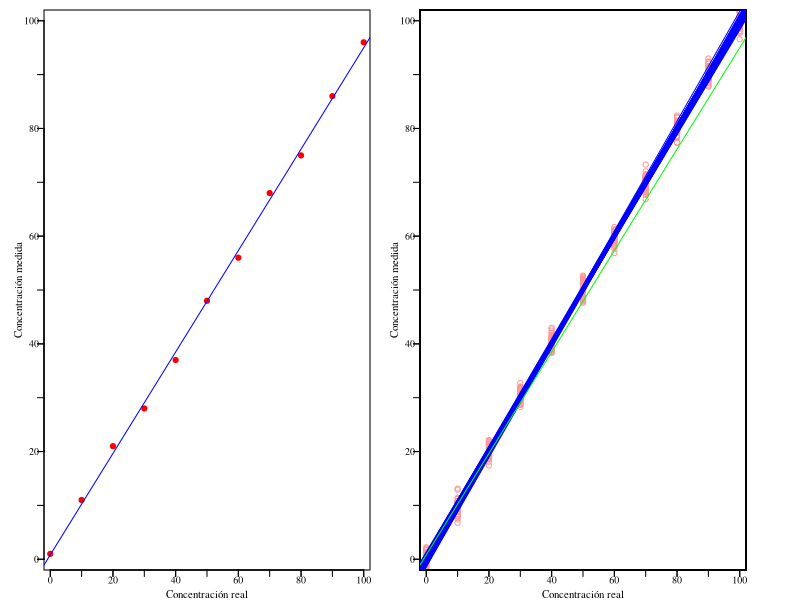

Here is the R script that generated this plot:
png(file="220_pendiente1.png",width=1300, height=550, res = 300)
t = 0.85


par(mfrow=c(1,2), mar=c(1.5, 2.2, 0.5, 1.5), xaxs="i", yaxs="i", family = "serif") # mar=c(2, 2.5, 0.5, 0.5)

concen = read.csv2("pendiente1.csv")

x = as.numeric(concen$True)
y = as.numeric(concen$Measured)

plot(x, y, xlim = c(-2, 102), ylim = c(-2, 102),  col = "red", pch = 19, cex = t-0.15, las=1, xlab="", ylab="", xaxt = "n", yaxt = "n")

axis(side=1, at=seq(0, 100, 20), padj=-3.2, tck=-0.02, cex.axis=t-0.25)
axis(side=1, at=seq(0, 100, 10), padj=-3.2, tck=-0.02, cex.axis=t-0.25, labels = FALSE)
axis(side=2, at=0, hadj=-2, tck=-0.02, cex.axis=t-0.25, las=1)
axis(side=2, at=seq(20, 80, 20), hadj=-0.5, tck=-0.02, cex.axis=t-0.25, las=1)
axis(side=2, at=100, hadj=-0, tck=-0.02, cex.axis=t-0.25, las=1)
axis(side=2, at=seq(0, 100, 10), hadj=-0.5, tck=-0.02, cex.axis=t-0.25, las=1, labels = FALSE)

mtext("Concentración medida", side=2, line=0.9, cex=t-0.2)
mtext("Concentración real", side=1, line=0.6, cex=t-0.2)
abline(lm(y ~ x), col = "blue")
#segments(0, 0, 100, 100, col = "black", lwd = 1.5)

###########################
par(new = FALSE, mar=c(1.5, 1, 0.5, 2.7))
x1 = seq(0, 100, 10)
y1 = matrix(NA, nrow = 11, ncol = 50)
for (i in 1:50) {
  y1[,i] = x1 + rnorm(11, 0, 1.139)
  plot(x1, y1[,i], xlim = c(-2, 102), ylim = c(-2, 102),  col = "#FF9999", cex = t-0.15, las=1, xlab="", ylab="", xaxt = "n", yaxt = "n")
  
  par(new = TRUE)
  if (i == 50) {
    for (j in 1:50) {
      abline(lm(y1[,j] ~ x1), col = "blue")
    }
    axis(side=1, at=seq(0, 100, 20), padj=-3.2, tck=-0.02, cex.axis=t-0.25)
    axis(side=1, at=seq(0, 100, 10), padj=-3.2, tck=-0.02, cex.axis=t-0.25, labels = FALSE)
    axis(side=2, at=0, hadj=-2, tck=-0.02, cex.axis=t-0.25, las=1)
    axis(side=2, at=seq(20, 80, 20), hadj=-0.5, tck=-0.02, cex.axis=t-0.25, las=1)
    axis(side=2, at=100, hadj=-0, tck=-0.02, cex.axis=t-0.25, las=1)
    axis(side=2, at=seq(0, 100, 10), hadj=-0.5, tck=-0.02, cex.axis=t-0.25, las=1, labels = FALSE)
    mtext("Concentración medida", side=2, line=0.9, cex=t-0.2)
    mtext("Concentración real", side=1, line=0.6, cex=t-0.2)
    abline(lm(y ~ x), col = "green")
  }
}
dev.off()
